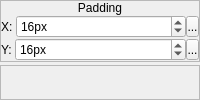
             <widget class="QWidget" name="widget_31" native="true">
              <layout class="QVBoxLayout" name="verticalLayout_25">
               <property name="spacing">
                <number>3</number>
               </property>
               <property name="margin">
                <number>0</number>
               </property>
               <item>
                <widget class="QFrame" name="frame_9">
                 <property name="frameShape">
                  <enum>QFrame::StyledPanel</enum>
                 </property>
                 <property name="frameShadow">
                  <enum>QFrame::Raised</enum>
                 </property>
                 <layout class="QVBoxLayout" name="verticalLayout_23">
                  <property name="spacing">
                   <number>0</number>
                  </property>
                  <property name="margin">
                   <number>0</number>
                  </property>
                  <item>
                   <widget class="QLabel" name="label_15">
                    <property name="sizePolicy">
                     <sizepolicy hsizetype="Preferred" vsizetype="Fixed">
                      <horstretch>0</horstretch>
                      <verstretch>0</verstretch>
                     </sizepolicy>
                    </property>
                    <property name="text">
                     <string>Padding</string>
                    </property>
                    <property name="alignment">
                     <set>Qt::AlignCenter</set>
                    </property>
                   </widget>
                  </item>
                  <item>
                   <widget class="QWidget" name="widget_34" native="true">
                    <layout class="QVBoxLayout" name="verticalLayout_24">
                     <property name="spacing">
                      <number>0</number>
                     </property>
                     <property name="margin">
                      <number>0</number>
                     </property>
                     <item>
                      <widget class="QWidget" name="widget_44" native="true">
                       <layout class="QHBoxLayout" name="horizontalLayout_27">
                        <property name="spacing">
                         <number>3</number>
                        </property>
                        <property name="margin">
                         <number>0</number>
                        </property>
                        <item>
                         <widget class="QLabel" name="label_19">
                          <property name="sizePolicy">
                           <sizepolicy hsizetype="Fixed" vsizetype="Preferred">
                            <horstretch>0</horstretch>
                            <verstretch>0</verstretch>
                           </sizepolicy>
                          </property>
                          <property name="text">
                           <string>X:</string>
                          </property>
                         </widget>
                        </item>
                        <item>
                         <widget class="QWidget" name="widget_36" native="true">
                          <layout class="QHBoxLayout" name="horizontalLayout_28">
                           <property name="spacing">
                            <number>0</number>
                           </property>
                           <property name="margin">
                            <number>0</number>
                           </property>
                           <item>
                            <widget class="QSpinBox" name="sbXPadding">
                             <property name="sizePolicy">
                              <sizepolicy hsizetype="Preferred" vsizetype="Fixed">
                               <horstretch>0</horstretch>
                               <verstretch>0</verstretch>
                              </sizepolicy>
                             </property>
                             <property name="accelerated">
                              <bool>true</bool>
                             </property>
                             <property name="suffix">
                              <string>px</string>
                             </property>
                             <property name="minimum">
                              <number>0</number>
                             </property>
                             <property name="maximum">
                              <number>32</number>
                             </property>
                             <property name="value">
                              <number>16</number>
                             </property>
                            </widget>
                           </item>
                           <item>
                            <widget class="SpinBoxSideButton" name="bXPaddingSideButton">
                             <property name="minimumSize">
                              <size>
                               <width>13</width>
                               <height>21</height>
                              </size>
                             </property>
                             <property name="maximumSize">
                              <size>
                               <width>13</width>
                               <height>21</height>
                              </size>
                             </property>
                             <property name="text">
                              <string>...</string>
                             </property>
                             <property name="icon">
                              <iconset resource="gui_icons.qrc">
                               <normaloff>:/icons/spinBoxSideButton.png</normaloff>:/icons/spinBoxSideButton.png</iconset>
                             </property>
                             <property name="iconSize">
                              <size>
                               <width>8</width>
                               <height>16</height>
                              </size>
                             </property>
                            </widget>
                           </item>
                          </layout>
                         </widget>
                        </item>
                       </layout>
                      </widget>
                     </item>
                     <item>
                      <widget class="QWidget" name="widget_45" native="true">
                       <layout class="QHBoxLayout" name="horizontalLayout_25">
                        <property name="spacing">
                         <number>3</number>
                        </property>
                        <property name="margin">
                         <number>0</number>
                        </property>
                        <item>
                         <widget class="QLabel" name="label_18">
                          <property name="sizePolicy">
                           <sizepolicy hsizetype="Fixed" vsizetype="Preferred">
                            <horstretch>0</horstretch>
                            <verstretch>0</verstretch>
                           </sizepolicy>
                          </property>
                          <property name="text">
                           <string>Y:</string>
                          </property>
                         </widget>
                        </item>
                        <item>
                         <widget class="QWidget" name="widget_35" native="true">
                          <layout class="QHBoxLayout" name="horizontalLayout_26">
                           <property name="spacing">
                            <number>0</number>
                           </property>
                           <property name="margin">
                            <number>0</number>
                           </property>
                           <item>
                            <widget class="QSpinBox" name="sbYPadding">
                             <property name="sizePolicy">
                              <sizepolicy hsizetype="Preferred" vsizetype="Fixed">
                               <horstretch>0</horstretch>
                               <verstretch>0</verstretch>
                              </sizepolicy>
                             </property>
                             <property name="accelerated">
                              <bool>true</bool>
                             </property>
                             <property name="suffix">
                              <string>px</string>
                             </property>
                             <property name="minimum">
                              <number>0</number>
                             </property>
                             <property name="maximum">
                              <number>32</number>
                             </property>
                             <property name="value">
                              <number>16</number>
                             </property>
                            </widget>
                           </item>
                           <item>
                            <widget class="SpinBoxSideButton" name="bYPaddingSideButton">
                             <property name="minimumSize">
                              <size>
                               <width>13</width>
                               <height>21</height>
                              </size>
                             </property>
                             <property name="maximumSize">
                              <size>
                               <width>13</width>
                               <height>21</height>
                              </size>
                             </property>
                             <property name="text">
                              <string>...</string>
                             </property>
                             <property name="icon">
                              <iconset resource="gui_icons.qrc">
                               <normaloff>:/icons/spinBoxSideButton.png</normaloff>:/icons/spinBoxSideButton.png</iconset>
                             </property>
                             <property name="iconSize">
                              <size>
                               <width>8</width>
                               <height>16</height>
                              </size>
                             </property>
                            </widget>
                           </item>
                          </layout>
                         </widget>
                        </item>
                       </layout>
                      </widget>
                     </item>
                    </layout>
                   </widget>
                  </item>
                 </layout>
                </widget>
               </item>
               <item>
                <widget class="QFrame" name="frame_10">
                 <property name="frameShape">
                  <enum>QFrame::StyledPanel</enum>
                 </property>
                 <property name="frameShadow">
                  <enum>QFrame::Raised</enum>
                 </property>
                </widget>
               </item>
              </layout>
             </widget>
